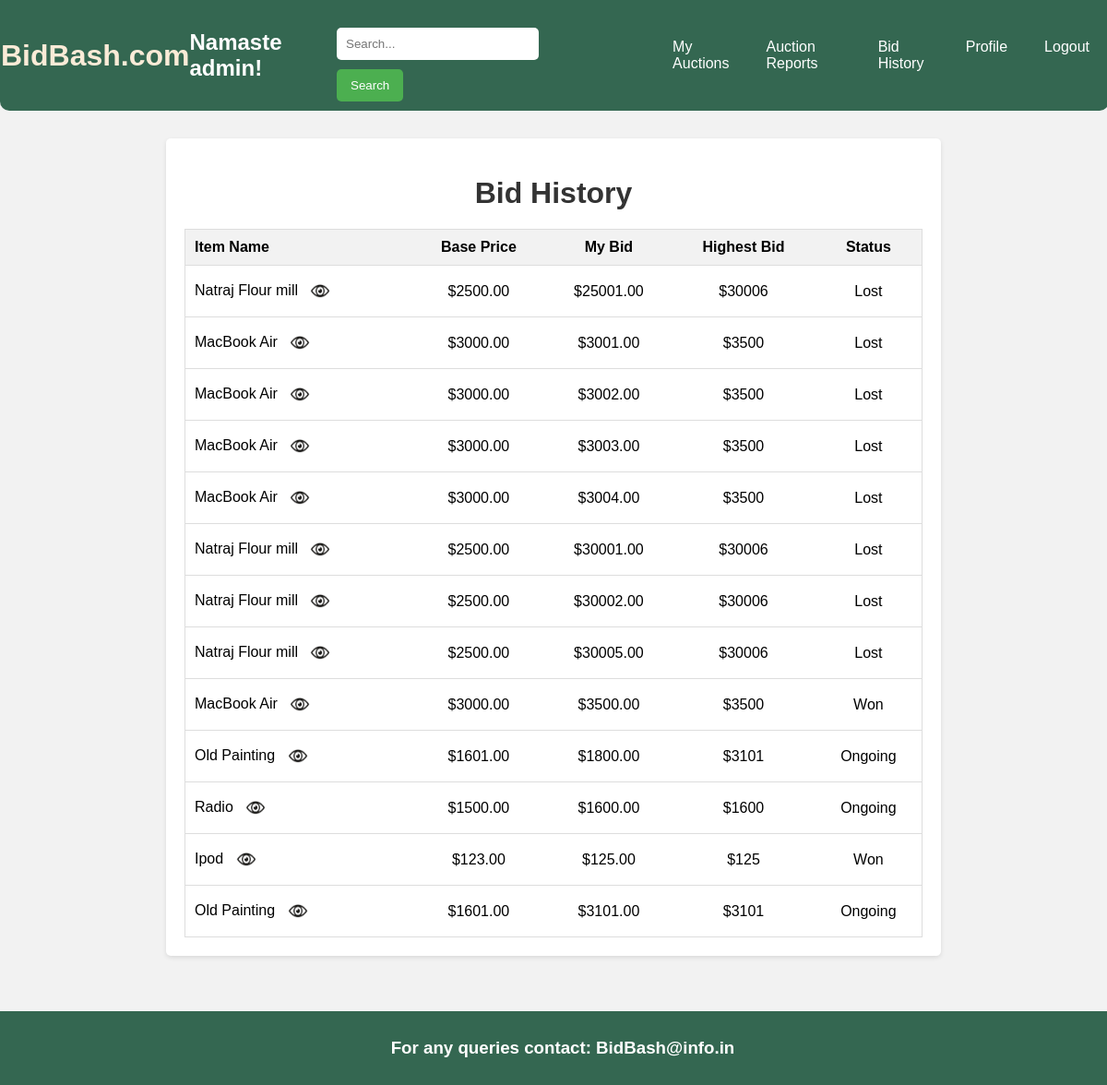
Page /bid_history/ (signed in) on the committed database.
### myapp/models.py (models this page shows, shortened)
class User(AbstractUser):
    contact_no = models.IntegerField(null=True)
    email = models.EmailField(max_length=254)
    first_name = models.CharField(max_length=30)
    last_name = models.CharField(max_length=30)

class AuctionItem(models.Model):
    name = models.CharField(max_length=100)
    description = models.TextField()
    category = models.CharField(max_length=100)
    seller = models.ForeignKey(User, on_delete=models.CASCADE)
    base_price = models.DecimalField(max_digits=10, decimal_places=2)
    start_time = models.DateTimeField()
    end_time = models.DateTimeField()
    highest_bid = models.DecimalField(max_digits=10, decimal_places=2, default=0)  # Set default value

class Bid(models.Model):
    auction = models.ForeignKey(AuctionItem, on_delete=models.CASCADE)
    bidder = models.ForeignKey(User, on_delete=models.CASCADE)
    bid_amount = models.DecimalField(max_digits=10, decimal_places=2)
    bid_time = models.DateTimeField(auto_now_add=True)

### myapp/views.py (the view)
# urls.py: path('bid_history/', views.bid_history, name='bid_history'),
def bid_history(request):
    user = request.user
    bids = Bid.objects.filter(bidder=user)
    bid_history = []
    for bid in bids:
        auction = bid.auction
        item_name = auction.name
        base_price = auction.base_price
        my_bid = bid.bid_amount
        highest_bid = Bid.objects.filter(auction=auction).aggregate(Max('bid_amount'))['bid_amount__max']
        current_time = timezone.now()
        if current_time < auction.end_time:
            status = "Ongoing"
        elif highest_bid == my_bid:
            status = "Won"
        else:
            status = "Lost"
        bid_history.append({
            'item_name': item_name,
            'base_price': base_price,
            'my_bid': my_bid,
            'highest_bid': highest_bid,
            'status': status,
            'item_id': auction.id
        })
    return render(request, 'bid_history.html', {'bid_history': bid_history})

### templates/bid_history.html (shortened to what this page needs)
{% extends 'base.html' %}
{% load static %}
{% block body %}
    {% if user.is_authenticated %}
    <div style="max-width: 800px; margin: 0 auto; padding: 20px; background-color: #fff; border-radius: 5px; box-shadow: 0 2px 5px rgba(0, 0, 0, 0.1);">
        <h1 style="text-align: center; margin-bottom: 20px; color: #333;">Bid History</h1>
        <table style="width: 100%; border-collapse: collapse; border: 1px solid #ddd;">
            <thead>
                <tr>
                    <th style="padding: 10px; border-bottom: 1px solid #ddd; text-align: left; background-color: #f2f2f2;">Item Name</th>
                    <th style="padding: 10px; border-bottom: 1px solid #ddd; text-align: center; background-color: #f2f2f2;">Base Price</th>
                    <th style="padding: 10px; border-bottom: 1px solid #ddd; text-align: center; background-color: #f2f2f2;">My Bid</th>
                    <th style="padding: 10px; border-bottom: 1px solid #ddd; text-align: center; background-color: #f2f2f2;">Highest Bid</th>
                    <th style="padding: 10px; border-bottom: 1px solid #ddd; text-align: center; background-color: #f2f2f2;">Status</th>
                </tr>
            </thead>
            <tbody>
                {% for bid in bid_history %}
                <tr>
                    <td style="padding: 10px; border-bottom: 1px solid #ddd;">
                        <a href="{% url 'item' bid.item_id %}" style="text-decoration: none; color: black;">
                            {{ bid.item_name }}
                            <img src="{% static 'images/eye_logo.jpg' %}" alt="View Item" style="vertical-align: middle; margin-left: 5px; width: 30px; height: 15px; margin-bottom: 10px;">
                        </a>
                    </td>
                    <td style="padding: 10px; border-bottom: 1px solid #ddd; text-align: center;">${{ bid.base_price }}</td>
                    <td style="padding: 10px; border-bottom: 1px solid #ddd; text-align: center;">${{ bid.my_bid }}</td>
                    <td style="padding: 10px; border-bottom: 1px solid #ddd; text-align: center;">${{ bid.highest_bid }}</td>
                    <td style="padding: 10px; border-bottom: 1px solid #ddd; text-align: center;">{{ bid.status }}</td>
                </tr>
                {% endfor %}
            </tbody>
        </table>
    </div>
    {% else %}
        <script type="text/javascript">
            window.location.href = "{% url 'login' %}";
        </script>
    {% endif %}
{% endblock %}

### templates/base.html (shortened to what this page needs)
<!DOCTYPE html>
<html lang="en">
<head>
    {% load static %}
    <link rel="stylesheet" href="{% static 'styles.css' %}">
</head>
<body>
    <header>
        <a href="{% url 'home' %}" style="text-decoration:none; color: antiquewhite;"><h1>BidBash.com</h1></a>
        {% if user.is_authenticated %}
        <h2>Namaste {{ user.username }}!</h2>
        {% endif %}
        <div class="search-bar">
            <form action="{% url 'search_products' %}" method="GET">
                <input type="text" name="q" placeholder="Search...">
                <button type="submit">Search</button>
            </form>
        </div>
        <div class="menu">
            <a class="menu-icon" href="{% url 'my_auctions' %}">My Auctions</a>
            <a class="menu-icon" href="{% url 'auction_reports' %}">Auction Reports</a>
            <a class="menu-icon" href="{% url 'bid_history' %}">Bid History</a>
            <a class="menu-icon" href="{% url 'profile' %}">Profile</a>
            <a class="menu-icon" href="{% url 'logout' %}">Logout</a>
        </div>
    </header>
    <div class="content">
        {% block body %}
        {% endblock body %}
    </div>
    <footer>
        <h3>For any queries contact: BidBash@info.in</h3>
    </footer>
</body>
</html>

### static/styles.css (style rules this page uses)
body { font-family: Arial, sans-serif; margin: 0; padding: 0; background-color: #f2f2f2; min-height: 100vh; position: relative; }
header { background-color: #346751; color: #fff; border-radius: 0 0 10px 10px; padding: 10px 1px; display: flex; justify-content: space-between; align-items: center; position: fixed; top: 0; left: 0; width: 100%; z-index: 1000; }
.content { padding-top: 150px; padding-bottom: 60px; }
.search-bar { display: flex; width: 400px; }
.search-bar input[type="text"] { padding: 10px; width: 70%; border: none; border-radius: 5px; margin-right: 10px; }
.search-bar button { padding: 10px 15px; background-color: #4CAF50; color: white; border: none; border-radius: 5px; cursor: pointer; }
.menu { display: flex; }
.menu-icon { text-decoration: none; margin-left: 20px; margin-right: 20px; color: #fff; }
footer { position: absolute; bottom: 0; width: 100%; background-color: #346751; color: #fff; padding: 10px; text-align: center; }
img { margin-top: 10px; width: 100%; height: 50%; border-radius: 20px; }
form { margin-top: 20px; }
input[type="email"], input[type="text"] { width: 100%; padding: 10px; margin-bottom: 10px; border: 1px solid #ccc; border-radius: 5px; }
button { padding: 10px 20px; background-color: #007bff; color: #fff; border: none; border-radius: 5px; cursor: pointer; }

### rows in the picture
User: username "admin"
AuctionItem: item_name "Natraj Flour mill" "Natraj Flour mill" "Natraj Flour mill" "Natraj Flour mill", base_price "2500.00" "2500.00" "2500.00" "2500.00"
Bid: my_bid "25001.00"
AuctionItem: item_name "MacBook Air" "MacBook Air" "MacBook Air" "MacBook Air" "MacBook Air", base_price "3000.00" "3000.00" "3000.00" "3000.00" "3000.00"
Bid: my_bid "3001.00"
Bid: my_bid "3002.00"
Bid: my_bid "3003.00"
Bid: my_bid "3004.00"
Bid: my_bid "30001.00"
Bid: my_bid "30002.00"
Bid: my_bid "30005.00"
Bid: my_bid "3500.00"
AuctionItem: item_name "Old Painting" "Old Painting", base_price "1601.00" "1601.00"
Bid: my_bid "1800.00"
AuctionItem: item_name "Radio", base_price "1500.00"
Bid: my_bid "1600.00"
AuctionItem: item_name "Ipod", base_price "123.00"
Bid: my_bid "125.00"
Bid: my_bid "3101.00"

### other values in the picture
{{ bid.highest_bid }} "30006" "3500" "3500" "3500" "3500" "30006" "30006" "30006" "3500" "3101" "1600" "125" "3101"
{{ bid.status }} "Lost" "Lost" "Lost" "Lost" "Lost" "Lost" "Lost" "Lost" "Won" "Ongoing" "Ongoing" "Won" "Ongoing"
